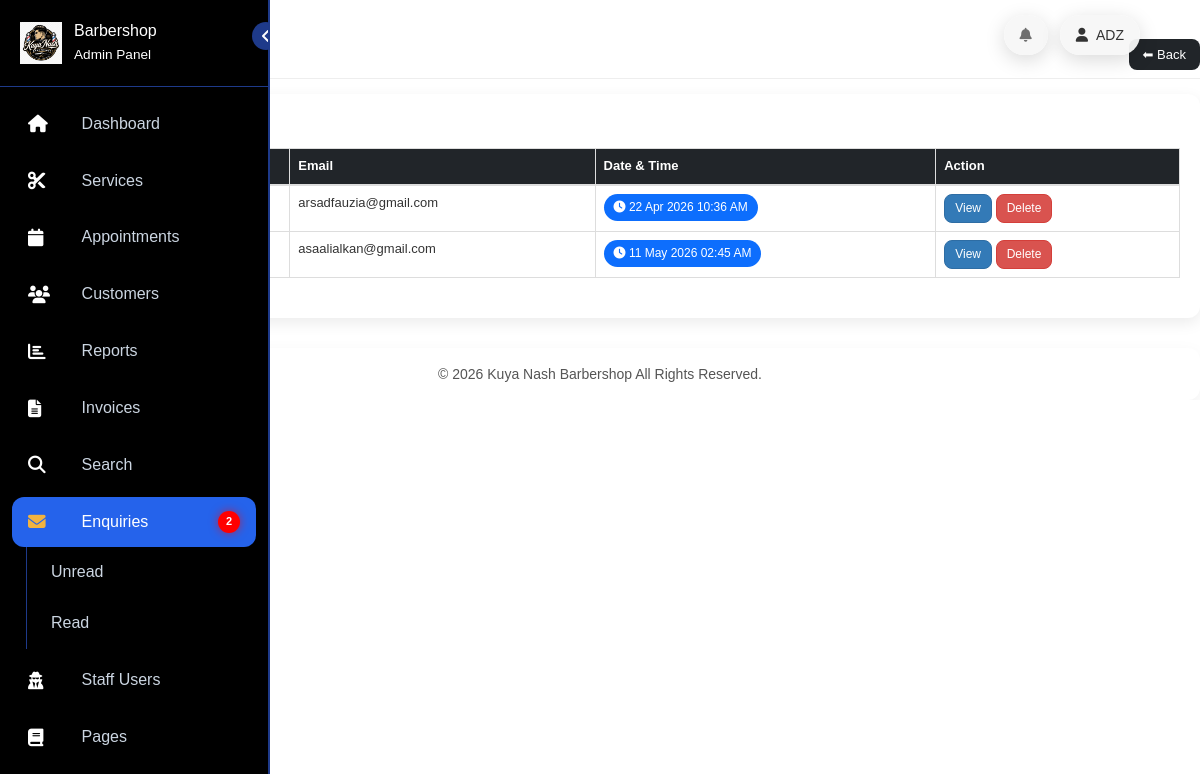
The app's page /admin/readenq.php (signed in) with its own data.
### tables this page shows
CREATE TABLE `tblcontact` (
  `ID` int(10) NOT NULL,
  `FirstName` varchar(200) DEFAULT NULL,
  `LastName` varchar(200) DEFAULT NULL,
  `Phone` bigint(10) DEFAULT NULL,
  `Email` varchar(200) DEFAULT NULL,
  `Message` mediumtext DEFAULT NULL,
  `EnquiryDate` timestamp NOT NULL DEFAULT current_timestamp(),
  `IsRead` int(5) DEFAULT NULL
);

### admin/readenq.php (the view, shortened to what this page needs)
<!DOCTYPE HTML>
<html>
<head>
<link href="css/bootstrap.css" rel="stylesheet">
<link href="css/style.css" rel="stylesheet">
<link href="css/font-awesome.css" rel="stylesheet">
</head>
<body>
<?php include_once('includes/sidebar.php'); ?>
<?php include_once('includes/header.php'); ?>
<div id="page-wrapper">
<div class="container-box">
<div class="page-header">
    <div class="page-title">📩 Manage Read Enquiry</div>
    <div>
        <a href="dashboard.php" class="btn-back">⬅ Back</a>
    </div>
</div>
<div class="card-box">
<h4 style="margin-bottom:15px;">Read Enquiry List</h4>
<div class="table-responsive">
<table class="table table-bordered table-hover">
<thead>
<tr>
    <th>#</th>
    <th>Name</th>
    <th>Email</th>
    <th>Date & Time</th>
    <th>Action</th>
</tr>
</thead>
<tbody>
<?php
$ret = mysqli_query($con, "SELECT * FROM tblcontact WHERE IsRead='1'");
$cnt = 1;
while ($row = mysqli_fetch_array($ret)) {
?>
<tr>
<td><?= $cnt ?></td>
<td><b><?= $row['FirstName'].' '.$row['LastName'] ?></b></td>
<td><?= $row['Email'] ?></td>
<td>
<span class="badge-time">
<i class="fa fa-clock-o"></i>
<?= date("d M Y h:i A", strtotime($row['EnquiryDate'])) ?>
</span>
</td>
<td>
<a href="view-enquiry.php?viewid=<?= $row['ID'] ?>" class="btn btn-primary">
View
</a>
<a href="readenq.php?delid=<?= $row['ID'] ?>"
class="btn btn-danger"
onclick="return confirm('Are you sure you want to delete?')">
Delete
</a>
</td>
</tr>
<?php $cnt++; } ?>
</tbody>
</table>
</div>
</div>
</div>
</div>
<?php include_once('includes/footer.php'); ?>
</body>
</html>

### admin/includes/header.php (shortened to what this page needs)
<?php
include('includes/dbconnection.php');
$adid = $_SESSION['bpmsaid'];
$stmt = $con->prepare("SELECT AdminName, Email FROM tbladmin WHERE ID=?");
$stmt->bind_param("i", $adid);
$stmt->execute();
$result = $stmt->get_result();
$row = $result->fetch_assoc();
$name  = $row['AdminName'] ?? 'Admin';
?>
<!DOCTYPE html>
<html>
<head>
<link href="https://cdnjs.cloudflare.com/ajax/libs/font-awesome/6.5.0/css/all.min.css" rel="stylesheet">
</head>
<body>
<div class="header">
  <div class="icon" onclick="toggleMenu('notifMenu')">
    <i class="fa fa-bell"></i>
  </div>
  <div class="profile-trigger" onclick="toggleMenu('profileMenu')">
    <i class="fa fa-user"></i>
    <?= htmlspecialchars($name) ?>
  </div>
</div>
</body>
</html>

### admin/css/style.css (style rules this page uses)
h4, h5, h6, h1, h2, h3 { margin: 0; }
html, body { font-family: 'Roboto Condensed', sans-serif; font-size: 100%; overflow-x: hidden; background: #fff; }
body a { transition: 0.5s all ease; -webkit-transition: 0.5s all ease; -moz-transition: 0.5s all ease; -o-transition: 0.5s all ease; -ms-transition: 0.5s all ease; text-decoration:none; }
h1,h2,h3,h4,h5,h6 { margin:0; }
.fa { display: inline-block; font-family: FontAwesome; font-style: normal; font-weight: normal; line-height: 1; -webkit-font-smoothing: antialiased; -moz-osx-font-smoothing: grayscale; }
i.fa.fa-bell { color:#6F6F6F; }
.table > thead > tr > th, .table > tbody > tr > th, .table > tfoot > tr > th, .table > thead > tr > td, .table > tbody > tr > td, .table > tfoot > tr > td { border-top: none; }

### admin/readenq.php (style rules this page uses)
body { background:#f5f7fb; }
.container-box { max-width:1200px; margin:30px auto; }
.page-header { display:flex; justify-content:space-between; align-items:center; margin-bottom:15px; }
.page-title { font-size:20px; font-weight:700; color:#222; }
.btn-back { background:#212529; color:#fff; padding:8px 14px; border-radius:8px; text-decoration:none; font-size:13px; }
.card-box { background:#fff; padding:20px; border-radius:12px; box-shadow:0 5px 15px rgba(0,0,0,0.08); }
.table thead th { background:#212529; color:#fff; font-size:13px; padding:12px; }
.table tbody td { font-size:13px; padding:12px; vertical-align:middle; }
.badge-time { display:inline-block; background:#0d6efd; color:#fff; padding:5px 10px; border-radius:20px; font-size:12px; }
.btn { font-size:12px; padding:5px 10px; border-radius:8px; }

### admin/includes/sidebar.php (style rules this page uses)
:root { --black:#000; --white:#fff; --blue:#1e3a8a; --blue-light:#2563eb; --gray:#cbd5e1; }
body { margin:0; font-family:Segoe UI, sans-serif; background:var(--white); }

### admin/includes/header.php (style rules this page uses)
body { margin:0; font-family:Arial, sans-serif; }
.header { position:fixed; top:15px; right:60px; display:flex; gap:12px; z-index:9999; }
.icon, .profile-trigger { position:relative; display:flex; align-items:center; gap:8px; cursor:pointer; background:rgba(247, 247, 247, 0.95); padding:10px 16px; border-radius:25px; box-shadow:0 5px 20px rgba(0,0,0,0.15); font-size:14px; }

### records on screen
tblcontact: Email "arsadfauzia@gmail.com", EnquiryDate "22 Apr 2026 10:36 AM"
tblcontact: Email "asaalialkan@gmail.com", EnquiryDate "11 May 2026 02:45 AM"

### other values on screen
$notifCount "2"
$name "ADZ"
